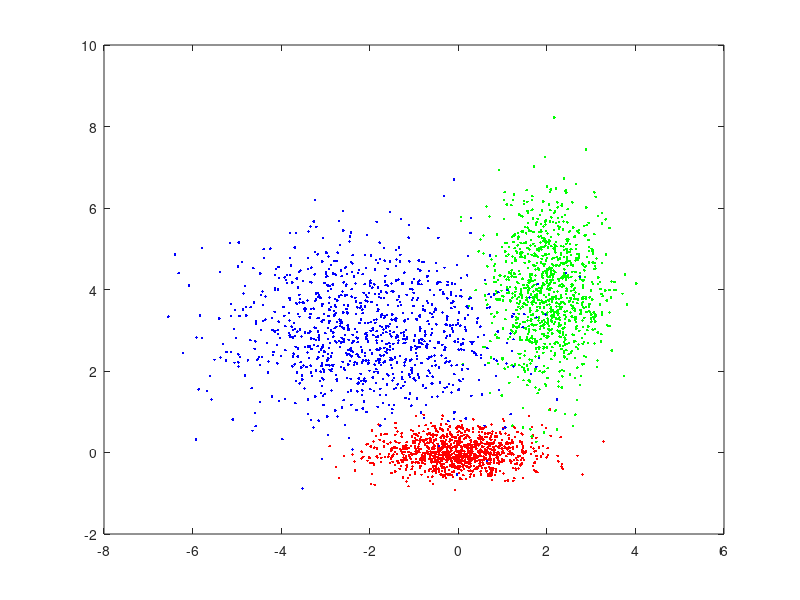
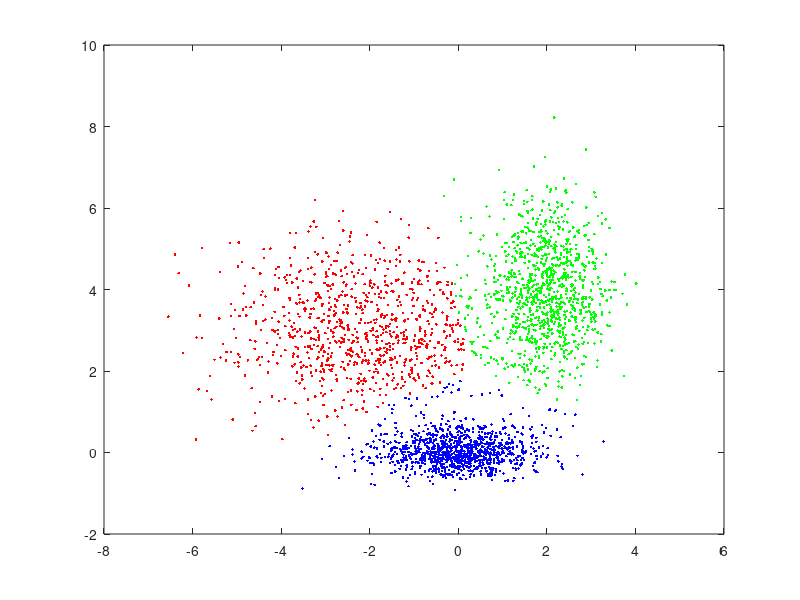

MATLAB code to generate these figures, in order:
clear all;
close all;
clc;

mu1=[0 0];
S1=[0.8 0.1];
data1=mvnrnd(mu1,S1,1000);
plot(data1(:,1),data1(:,2),'r.');
hold on;

mu2=[2 4];
S2=[0.4 1.3];
data2=mvnrnd(mu2,S2,1000);
plot(data2(:,1),data2(:,2),'g.');

mu3=[-2 3];
S3=[2.4 1.3];
data3=mvnrnd(mu3,S3,1000);
plot(data3(:,1),data3(:,2),'b.');

%利用EM算法对高斯混合模型聚类
data=[data1;data2;data3];
mu{1} = rand(1,2);
mu{2} = rand(1,2);
mu{3} = rand(1,2);
sigma{1} = rand(1,2);
sigma{2} = rand(1,2);
sigma{3} = rand(1,2);

p = [0.3 0.4 0.4];
w=zeros(length(data),3);
for i=1:1000
    
    %E-step
    for j=1:3
        w(:,j) = p(j)*mvnpdf(data,mu{j},sigma{j});
    end
    w = w./repmat(sum(w,2),[1 3]);
    
    %M-step
    for j=1:3
        mu{j} = w(:,j)'* data / sum(w(:,j));
        sigma{j} = sqrt(w(:,j)'*((data-mu{j}).*(data-mu{j})) / sum(w(:,j)));
    end
    p = sum(w) / length(data);
    
end

figure;
w = uint8(w);
data1 = data(w(:,1)==1,:);
data2 = data(w(:,2)==1,:);
data3 = data(w(:,3)==1,:);

plot(data1(:,1),data1(:,2),'r.');
hold on;
plot(data2(:,1),data2(:,2),'g.');
plot(data3(:,1),data3(:,2),'b.');